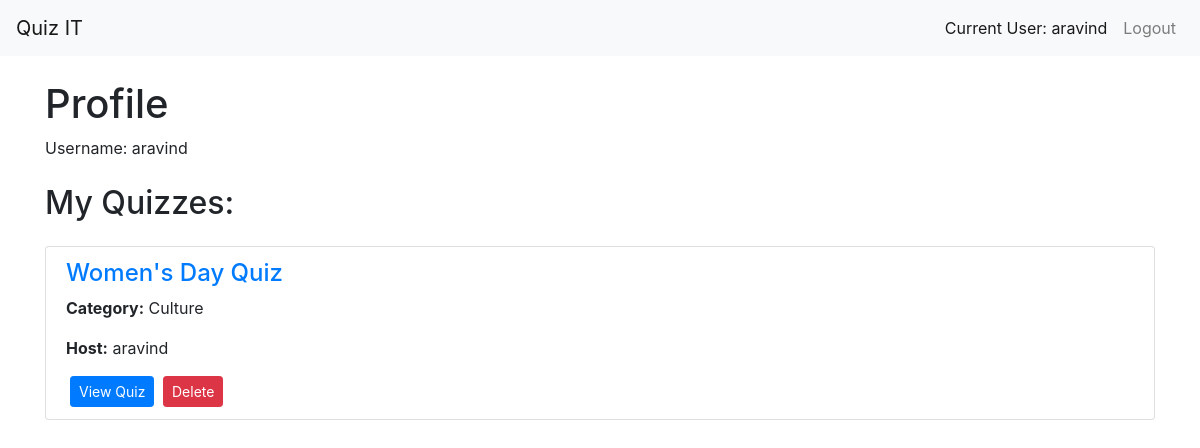
/profile/ (signed in), run on the app's committed database.
### quiz/models.py (models this page shows, shortened)
class Quiz(models.Model):
    title = models.CharField(max_length=255)
    description = models.CharField(max_length=300)
    category = models.CharField(max_length=255)
    number_of_questions = models.IntegerField(default=0)
    host = models.ForeignKey(User, on_delete=models.CASCADE)

### quiz/views.py (the view)
# urls.py: path("profile/",views.ProfilePage,name='profile'),
def ProfilePage(request):
    quizzes=Quiz.objects.filter(host=request.user)
    context={'quizzes':quizzes}
    return render(request, "profile.html",context)

### quiz/templates/profile.html
{% extends "main.html" %}
{% block content %}
<div class="container mt-4">
    <h1>Profile</h1>
    <p>Username: {{ user.username }}</p>
    <h2 class="mt-4">My Quizzes:</h2>
    <ul class="list-group mt-4">
        {% for quiz in quizzes %}
            <li class="list-group-item">
                <h4><a href="{% url 'quiz-room' quiz.id %}">{{ quiz.title }}</a></h4>
                <p><strong>Category:</strong> {{ quiz.category }}</p>
                <p><strong>Host:</strong> {{ quiz.host.username }}</p>
                <a href="{% url 'quiz-room' quiz.id %}" class="btn btn-primary btn-sm ml-1">View Quiz</a>
                <a href="{% url 'delete-quiz' quiz.id %}" class="btn btn-danger btn-sm ml-1">Delete</a>
            </li>
        {% empty %}
        <h3> No Quizzes Hosted!</h3>
        {% endfor %}
    </ul>
</div>
{% endblock content %}

### templates/main.html (shortened to what this page needs)
<!DOCTYPE html>
<html>
<head>
    <link rel="stylesheet" href="https://maxcdn.bootstrapcdn.com/bootstrap/4.5.2/css/bootstrap.min.css">
</head>
<body>
    <nav class="navbar navbar-expand-lg navbar-light bg-light">
        <a class="navbar-brand" href="{% url 'home' %}">Quiz IT</a>
        <div class="collapse navbar-collapse" id="navbarNav">
            <ul class="navbar-nav ml-auto">
                {% if user.is_authenticated %}
                <li class="nav-item active">
                    <a class="nav-link" href="{% url 'profile' %}">Current User: {{user.username}}<span class="sr-only">(current)</span></a>
                </li>
                <li class="nav-item">
                    <a class="nav-link" href="{% url 'logout' %}">Logout<span class="sr-only">(current)</span></a>
                </li>
                {% else %}
                <li class="nav-item">
                    <a class="nav-link" href="{% url 'login' %}">Login<span class="sr-only">(current)</span></a>
                </li>
                {% endif %}
            </ul>
        </div>
    </nav>
    {% block content %}{% endblock content %}
</body>
</html>

### data on the page
Quiz: title "Women's Day Quiz", category "Culture", host.username "aravind"

### other printed values
{{ user.username }} "aravind"
